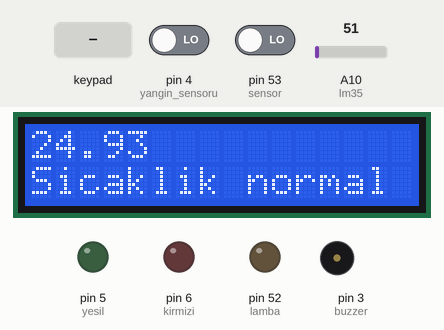
Simulated run of this sketch. Board: Arduino Mega 2560, built with avr-gcc and run on an emulated ATmega2560. Shown: 16×2 character LCD, output pins drawn as LEDs (lit = HIGH), buzzer (waves = sounding, pin HIGH). The inputs (shaded band) are chosen by the test bench; at power-on: A10 (lm35) = 51, pin 4 (yangin_sensoru) LOW, pin 53 (sensor) LOW.

Above: at 1.2 s.
1.3 s: A10 (lm35) set to 58
At 1.7 s:
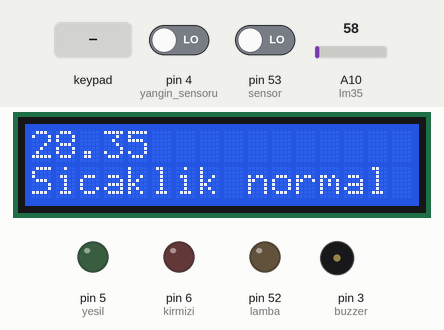
2.8 s: A10 (lm35) set to 68
At 3.8 s:
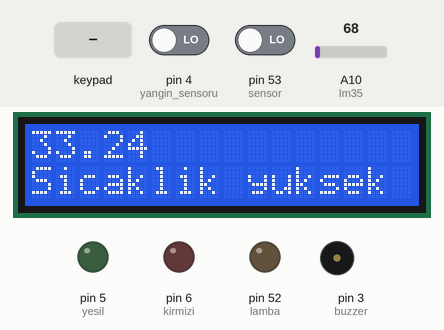
4.3 s: A10 (lm35) set to 30
At 5.5 s:
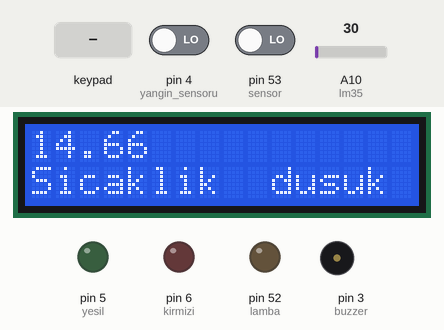
5.8 s: pin 4 (yangin_sensoru) driven HIGH
At 6.4 s:
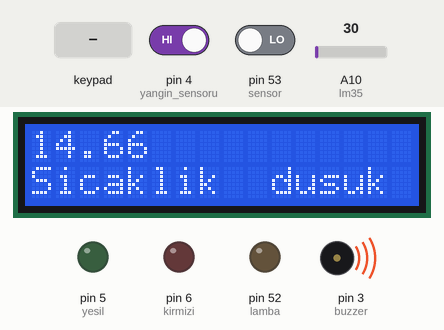
7.3 s: pin 53 (sensor) driven HIGH
At 8.3 s:
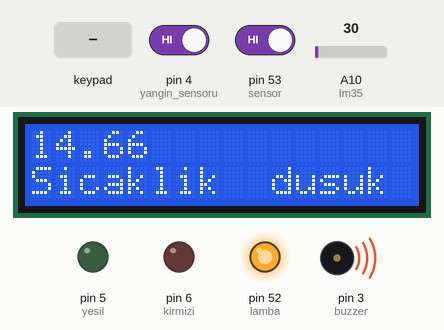
8.8 s: keypad keys 1 9 0 5 pressed 0.4 s apart
At 10.5 s:
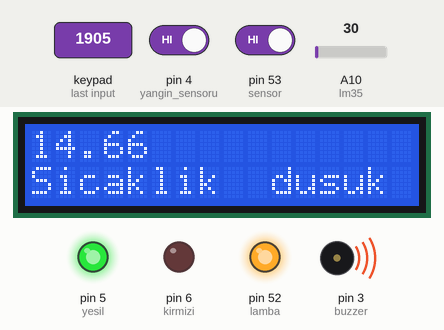
Timing chart, 0 to 12.6 s (numbered marks = the images above; inputs shaded):
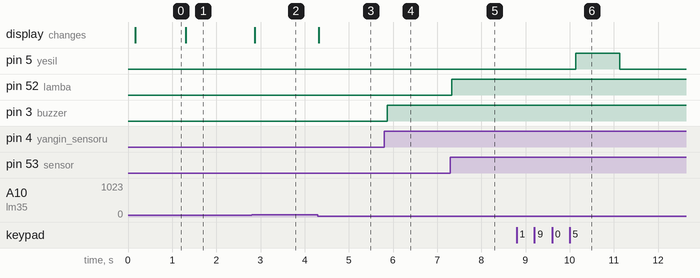

The sketch:

sketch_mar27a.ino
```cpp
#include <LiquidCrystal.h>
#include <Keypad.h>


const byte satir_sayisi = 4; //four rows
const byte sutun_sayisi = 3; //three columns
char keys[satir_sayisi][sutun_sayisi] = {
    {'1','2','3'},
    {'4','5','6'},
    {'7','8','9'},
    {'*','0','#'}
};
const int kirmizi=6;
const int yesil=5;

char sifre[4]={'1','9','0','5'};
char girilen_sifre[4];
int say=0;

int sensor=53;
int lamba=52;
boolean hareket_sensor_degeri=0;

int buzzer=3;
int yangin_sensoru=4;
int yangin_sensor_degeri=0;

int lm35=A10;

byte satir_pinleri[satir_sayisi] = {10, 9, 8, 7};
byte sutun_pinleri[sutun_sayisi] = {13, 12, 11};


LiquidCrystal lcd(A0, A1, A2, A3, A4, A5);
Keypad keypad = Keypad( makeKeymap(keys), satir_pinleri, sutun_pinleri, satir_sayisi, sutun_sayisi );

void setup() {

  Serial.begin(9600);
  pinMode(6,OUTPUT);
  pinMode(5,OUTPUT);
  digitalWrite(6,LOW);
  digitalWrite(5,LOW);
  lcd.begin(16,2);
  lcd.setCursor(0,0);
  pinMode(sensor,INPUT);
  pinMode(lamba,OUTPUT);
  pinMode(yangin_sensoru,INPUT);
  pinMode(buzzer,OUTPUT);
  pinMode(lm35, INPUT);


}

void loop() {

   sifre_girme();
   delay(100);
   hareketSensoru();
   yanginSensoru();
   sicaklik();

}
void sifre_girme(){
   char basilan_tus = keypad.getKey();

    if (basilan_tus!=NO_KEY) {
        girilen_sifre[say]=basilan_tus;
        //lcd.print("*");
        say++;
    }
    digitalWrite(kirmizi,LOW);
    digitalWrite(yesil,LOW);
    if(say==4){
      if(sifre[0]==girilen_sifre[0]&&sifre[1]==girilen_sifre[1]&&sifre[2]==girilen_sifre[2]&&sifre[3]==girilen_sifre[3]){
       digitalWrite(5,HIGH);
       delay(1000);
       digitalWrite(5,LOW);
      }
      else{
        digitalWrite(6,HIGH);
        delay(1000);
        digitalWrite(6,LOW);
        delay(1000);
      }
    say=0;
    }
}
void hareketSensoru(){
  hareket_sensor_degeri=digitalRead(sensor);
  if(hareket_sensor_degeri==1){
    digitalWrite(lamba,HIGH);
   }else{
    digitalWrite(lamba,LOW);
   }
}
void yanginSensoru(){
   yangin_sensor_degeri=digitalRead(yangin_sensoru);
   if(yangin_sensor_degeri==1){
    digitalWrite(3,HIGH);
   }else{
    digitalWrite(3,LOW);
   }
}
void sicaklik()
{
  float isi = analogRead(lm35);
  float c = (isi / 10230) * 5000;
 // Serial.println(c);
  if (c >= 20 && c <= 30)
  {
    lcd.setCursor(0, 0);
    lcd.print(c);
    lcd.setCursor(0, 1);
    lcd.print("Sicaklik normal");
  }
  else if (c < 20)
  {
    lcd.setCursor(0, 0);
    lcd.print(c);
    lcd.setCursor(0, 1);
    lcd.print("Sicaklik  dusuk");
  }
  else if (c > 30)
  {
    lcd.setCursor(0, 0);
    lcd.print(c);
    lcd.setCursor(0, 1);
    lcd.print("Sicaklik yuksek");
  }

}
```

Measured:
- the behaviour switches between 61 and 62 on A10 (lm35) (found by bisection; images 1 and 2)
- after the input at 1.3 s, the display: changes at once (image 1)
- after the input at 2.8 s, the display: changes after 0.07 s (image 2)
- after the input at 4.3 s, the display: changes at once (image 3)
- after the input at 5.8 s, pin 3 (buzzer): LOW → HIGH after 0.07 s
- after the input at 7.3 s, pin 52 (lamba): LOW → HIGH at once
- after the input at 8.8 s, pin 5 (yesil): LOW → HIGH after 1.3 s, → LOW 1.0 s later
